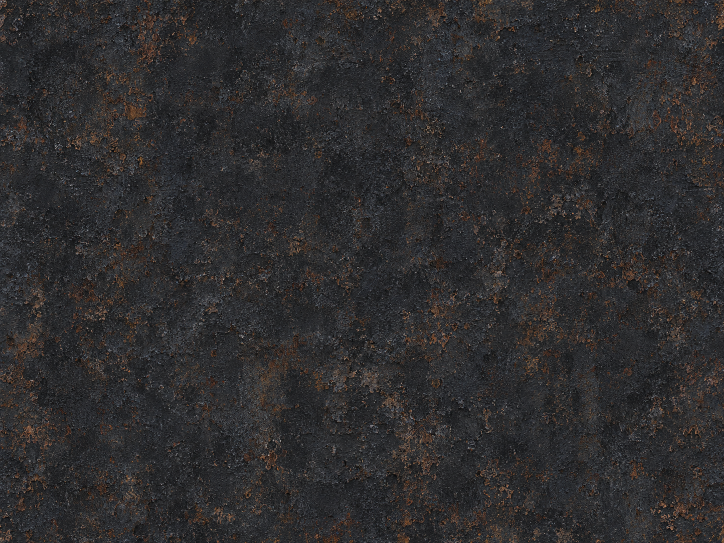
#> input picture Terra61/61_terra_master/modules/carriage/ai_aged_cast_iron.png, 1448 x 1086 px, found by its file name (shown at 1/2 size)
$ python generate_props.py
#> lines starting #> are read from the running program, lines starting #| are printed output that depends on the picture
#!/usr/bin/env python3
"""Create five Y-up metre-scale Victorian station prop modules as embedded GLBs."""
from pathlib import Path
from PIL import Image, ImageDraw, ImageFont
import numpy as np
import trimesh, math, json, shutil

ROOT=Path(__file__).resolve().parent
TEX=ROOT/'textures';TEX.mkdir(exist_ok=True)
IRON_SRC=ROOT.parents[1]/'materials'/'ai_aged_cast_iron.png'
if IRON_SRC.exists():
    # Optimized, visibly equivalent copy of the supplied generated base-color texture.
    Image.open(IRON_SRC).convert('RGB').resize((768,576),Image.Resampling.LANCZOS).save(TEX/'ai_aged_cast_iron_768.png')
elif not (TEX/'ai_aged_cast_iron_768.png').exists():raise FileNotFoundError('ai_aged_cast_iron.png')
RNG=np.random.default_rng(345179)
def noisy(color,noise=5,size=512):
    a=RNG.normal(0,noise,(size,size,1))+RNG.normal(0,2,(size,size,3))+np.array(color)[None,None,:]
    return Image.fromarray(np.clip(a,0,255).astype('uint8'),'RGB')

# Wood: low-frequency directional grain over warm plank color.
im=noisy((123,78,45),5); d=ImageDraw.Draw(im,'RGBA')
#> after `im = noisy((123, 78, 45), 5)`:
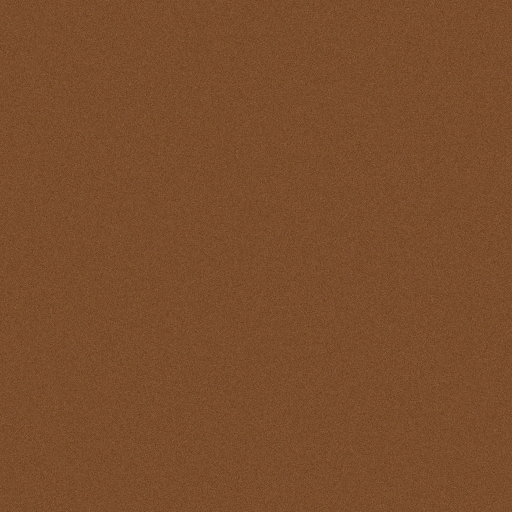
#> im: PIL image 512x512 RGB; mean R, G, B 122.5, 77.5, 44.5
for _ in range(600):
    y=int(RNG.integers(0,512));x=int(RNG.integers(-100,512));w=int(RNG.integers(15,140))
    shade=int(RNG.integers(20,75));d.line((x,y,x+w,y+int(RNG.integers(-1,2))),fill=(55,26,12,shade),width=int(RNG.integers(1,3)))
for _ in range(15):
    x,y=RNG.integers(0,512,2);d.ellipse((int(x)-8,int(y)-2,int(x)+8,int(y)+2),outline=(57,28,13,90),width=1)
#> this loop made 15 passes
#> (x, y) on passes 1 to 12: (433, 20), (35, 431), (29, 81), (253, 403), (46, 152), (67, 20), (138, 239), (305, 232), (467, 264), (392, 347), (10, 201), (465, 308)
im.save(TEX/'wood_grain.png')
im=noisy((91,47,27),7);d=ImageDraw.Draw(im,'RGBA')
#> call 2 of noisy, with color = (91, 47, 27), noise = 7, size = 512
#> in noisy (call 2), `return Image.fromarray(np.clip(a,0,255).astype('uint8'),'RGB')`:
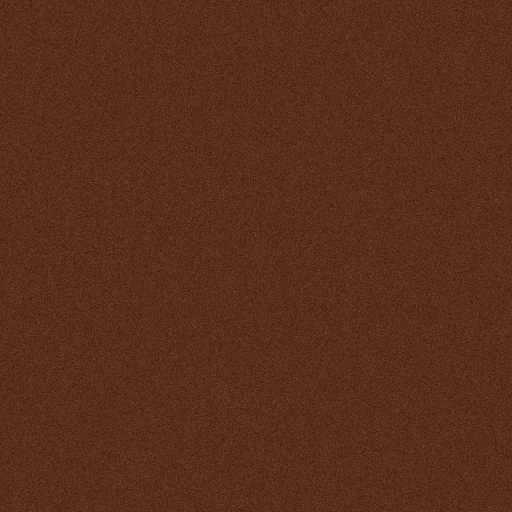
#> returned value: PIL image 512x512 RGB; mean R, G, B 90.5, 46.5, 26.5
for _ in range(160):
    x,y=RNG.integers(0,512,2);d.line((int(x),int(y),int(x)+int(RNG.integers(2,15)),int(y)+int(RNG.integers(-5,6))),fill=(201,136,88,28),width=1)
#> this loop made 160 passes
#> (x, y) on passes 1 to 3: (150, 140), (135, 379), (434, 508)
im.save(TEX/'worn_leather.png')
im=noisy((159,121,65),4);im.save(TEX/'aged_brass.png')
im=noisy((193,175,138),4);im.save(TEX/'stone.png')
im=noisy((60,69,71),4);im.save(TEX/'dark_roof.png')
#> in noisy (call 5), `a=RNG.normal(0,noise,(size,size,1))+RNG.normal(0,2,(size,size,3))+np.a..`:
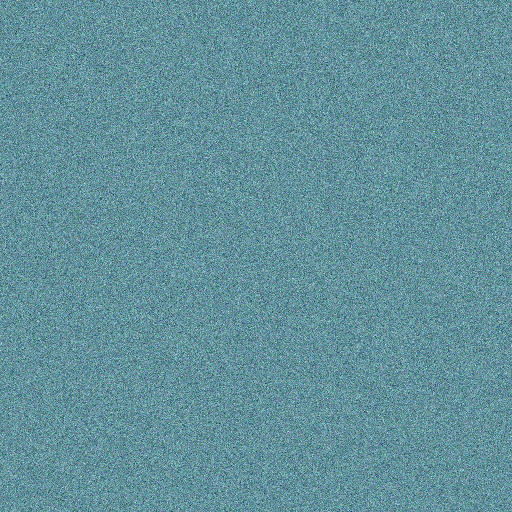
#> a: shape (512, 512, 3) float64; mean of channels 0, 1, 2 60, 69, 71; drawn with min black and max white
#> in noisy (call 5), `return Image.fromarray(np.clip(a,0,255).astype('uint8'),'RGB')`:
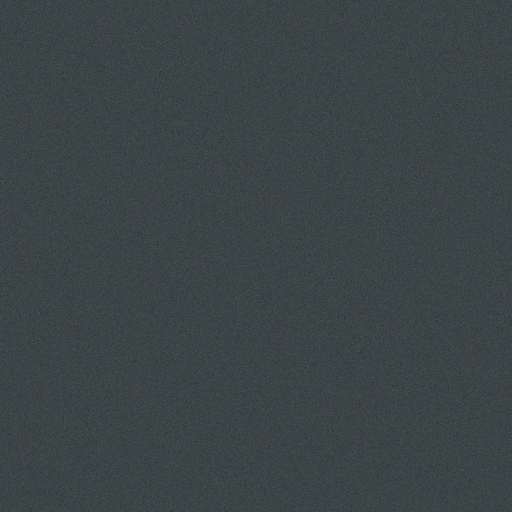
#> returned value: PIL image 512x512 RGB; mean R, G, B 59.5, 68.5, 70.5
# warm frosted pane with a flame painted into each physical lantern pane
im=Image.new('RGB',(256,256));a=np.zeros((256,256,3),dtype='uint8')
#> after `im = Image.new('RGB', (256, 256))`: im: PIL image 256x256 RGB; every value is 0
for y in range(256):
 for x in range(256):
    glow=max(0,1-math.sqrt(((x-128)/125)**2+((y-130)/150)**2));n=RNG.normal(0,1.8)
    a[y,x]=np.clip([162+85*glow+n,116+106*glow+n,56+96*glow+n],0,255)
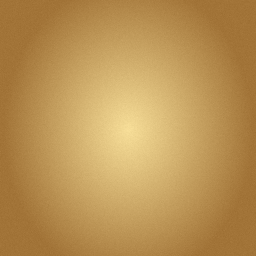
#> a: shape (256, 256, 3); mean of channels 0, 1, 2 186.7, 146.9, 83.9; drawn as R, G, B
im=Image.fromarray(a);d=ImageDraw.Draw(im,'RGBA')
d.polygon([(128,34),(113,91),(111,120),(118,137),(127,141),(139,133),(145,112),(140,91)],fill=(255,245,193,220))
d.polygon([(128,69),(122,103),(123,123),(128,132),(134,122),(135,104)],fill=(255,255,235,235))
im.save(TEX/'lantern_glow.png')
# Painted iron canopy frieze: graphic ornament is intentionally texture, not geometry.
im=Image.new('RGB',(512,128),(37,43,43));d=ImageDraw.Draw(im,'RGBA')
d.line((0,7,511,7),fill=(187,140,73,210),width=3);d.line((0,119,511,119),fill=(187,140,73,180),width=3)
for x in range(0,513,128):
    d.arc((x-65,18,x+65,109),190,350,fill=(181,136,74,200),width=3)
    d.arc((x-34,29,x+34,94),10,250,fill=(181,136,74,200),width=3)
    d.ellipse((x-4,59,x+4,67),fill=(214,173,102,220))
    d.line((x+63,12,x+63,115),fill=(132,111,76,130),width=2)
im.save(TEX/'canopy_frieze.png')
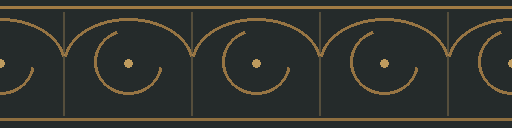
#> saved as canopy_frieze.png: PIL image 512x128 RGB; mean R, G, B 49.3, 51.1, 45.7
# Supplied façade generator made this Roman-numeral face procedurally.
clock_src=ROOT.parent/'facade'/'textures'/'clock_face.png'
if clock_src.exists():shutil.copy2(clock_src,TEX/'clock_face.png')
else:
    im=Image.new('RGB',(512,512),(224,213,185));d=ImageDraw.Draw(im)
    d.ellipse((5,5,507,507),outline=(55,50,41),width=12)
    f=ImageFont.truetype('/usr/share/fonts/truetype/dejavu/DejaVuSerif-Bold.ttf',32)
    for k,s in enumerate(['XII','I','II','III','IV','V','VI','VII','VIII','IX','X','XI']):
        a=math.radians(k*30-90);p=(256+190*math.cos(a),256+190*math.sin(a));d.text(p,s,font=f,fill=(40,38,33),anchor='mm')
    d.line((256,256,177,198),fill=(35,35,31),width=10);d.line((256,256,333,138),fill=(35,35,31),width=7)
    im.save(TEX/'clock_face.png')
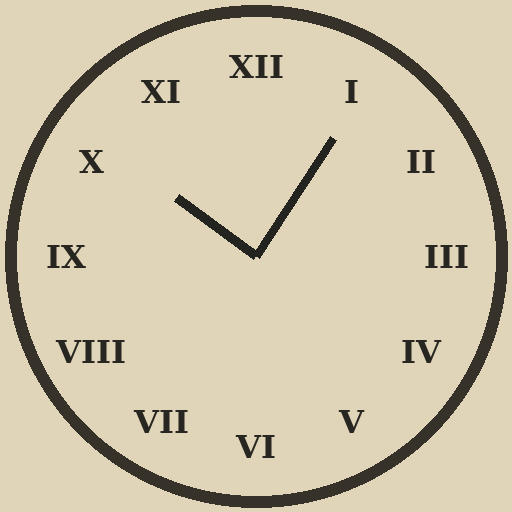
#> saved as clock_face.png: PIL image 512x512 RGB; mean R, G, B 207.3, 197, 170.9

SCALES={'iron':(.8,.8),'brass':(.6,.6),'wood':(1.1,.55),'leather':(.6,.6),'stone':(1,1),'roof':(1.5,1.5),'glow':(1,1),'frieze':(2,.2),'clock':(1,1)}
FILES={'iron':'ai_aged_cast_iron_768.png','wood':'wood_grain.png','leather':'worn_leather.png','brass':'aged_brass.png','stone':'stone.png','roof':'dark_roof.png','glow':'lantern_glow.png','frieze':'canopy_frieze.png','clock':'clock_face.png'}

def norm(v):
    v=np.array(v,dtype=float);return v/np.linalg.norm(v)
class Bank:
    def __init__(self):self.v={};self.f={};self.uv={}
    def add(self,mat,pts,faces,uvs):
        self.v.setdefault(mat,[]);self.f.setdefault(mat,[]);self.uv.setdefault(mat,[]);i=len(self.v[mat]);self.v[mat].extend(pts);self.uv[mat].extend(uvs);self.f[mat].extend([[i+x for x in face] for face in faces])
    def quad(self,mat,pts,uvs=None):
#> called with mat = 'iron'
        if uvs is None:
            n=np.cross(np.subtract(pts[1],pts[0]),np.subtract(pts[2],pts[0]));axis=int(np.argmax(np.abs(n)));indices=[(2,1),(0,2),(0,1)][axis]
            sc=SCALES.get(mat,(1,1));uvs=[(p[indices[0]]/sc[0],p[indices[1]]/sc[1]) for p in pts]
#> after `uvs = [(p[indices[0]] / sc[0], p[indices[1]] / sc[1]) for p in pts]`: uvs = [(-0.312, 0), (-0.312, 0.1), (0.312, 0.1), (0.312, 0)]
        self.add(mat,pts,[(0,1,2),(0,2,3)],uvs)
    def tri(self,mat,pts,uvs):self.add(mat,pts,[(0,1,2)],uvs)
    def box(self,mat,x0,x1,y0,y1,z0,z1):
        if min(x1-x0,y1-y0,z1-z0)<1e-6:return
        self.quad(mat,[(x0,y0,z0),(x0,y1,z0),(x1,y1,z0),(x1,y0,z0)])
        self.quad(mat,[(x1,y0,z1),(x1,y1,z1),(x0,y1,z1),(x0,y0,z1)])
        self.quad(mat,[(x0,y0,z1),(x0,y1,z1),(x0,y1,z0),(x0,y0,z0)])
        self.quad(mat,[(x1,y0,z0),(x1,y1,z0),(x1,y1,z1),(x1,y0,z1)])
        self.quad(mat,[(x0,y1,z0),(x0,y1,z1),(x1,y1,z1),(x1,y1,z0)])
        self.quad(mat,[(x0,y0,z1),(x0,y0,z0),(x1,y0,z0),(x1,y0,z1)])
    def lathe(self,mat,cx,cz,rings,n=12):
        for (y0,r0),(y1,r1) in zip(rings[:-1],rings[1:]):
            for i in range(n):
                a=2*math.pi*i/n;b=2*math.pi*(i+1)/n
                ps=[(cx+r0*math.cos(a),y0,cz+r0*math.sin(a)),(cx+r1*math.cos(a),y1,cz+r1*math.sin(a)),(cx+r1*math.cos(b),y1,cz+r1*math.sin(b)),(cx+r0*math.cos(b),y0,cz+r0*math.sin(b))]
                self.quad(mat,ps,[(i/n,y0), (i/n,y1),((i+1)/n,y1),((i+1)/n,y0)])
    def rod(self,mat,p0,p1,r=.02,n=8):
        p0=np.array(p0,float);p1=np.array(p1,float);d=norm(p1-p0);ref=np.array([0.,1.,0.]) if abs(d[1])<.9 else np.array([1.,0.,0.]);e1=norm(np.cross(d,ref));e2=norm(np.cross(d,e1))
        for i in range(n):
            a=2*math.pi*i/n;b=2*math.pi*(i+1)/n;v0=r*(math.cos(a)*e1+math.sin(a)*e2);v1=r*(math.cos(b)*e1+math.sin(b)*e2)
            self.quad(mat,[p0+v0,p1+v0,p1+v1,p0+v1],[(i/n,0),(i/n,1),((i+1)/n,1),((i+1)/n,0)])
    # [24 lines left out: functions ring_z, face_z, ring_x, not called in this run]
    def polyline(self,mat,pts,r=.02,n=6):
        for a,b in zip(pts[:-1],pts[1:]):self.rod(mat,a,b,r,n)
    def export(self,name):
        scene=trimesh.Scene(base_frame='world')
        for mat in self.v:
            material=trimesh.visual.material.PBRMaterial(name=mat,baseColorTexture=Image.open(TEX/FILES[mat]),metallicFactor=.6 if mat in ['iron','brass','frieze'] else 0,roughnessFactor=.85,doubleSided=True,emissiveFactor=np.array([.28,.13,.025]) if mat=='glow' else None)
            mesh=trimesh.Trimesh(vertices=np.asarray(self.v[mat],np.float32),faces=np.asarray(self.f[mat],np.int64),process=False)
            mesh.visual=trimesh.visual.TextureVisuals(uv=np.asarray(self.uv[mat],np.float32),material=material)
            mesh.update_faces(mesh.area_faces>1e-10);mesh.remove_unreferenced_vertices();_=mesh.vertex_normals
            scene.add_geometry(mesh,geom_name=mat,node_name=mat)
        path=ROOT/(name+'.glb');path.write_bytes(scene.export(file_type='glb'))
        loaded=trimesh.load(path,force='scene',process=False)
        summary={'file':name+'.glb','bounds_m':np.round(loaded.bounds,5).tolist(),'triangles':sum(len(m.faces) for m in loaded.geometry.values()),'vertices':sum(len(m.vertices) for m in loaded.geometry.values()),'materials':list(loaded.geometry)}
        print(json.dumps(summary),flush=True)
        return summary

stats={}
# 1. Free-standing gas lamp: square pedestal, fluted pole, tapered 4-sided lantern.
b=Bank()
b.box('iron',-.25,.25,0,.08,-.25,.25);b.box('iron',-.21,.21,.08,.16,-.21,.21)
b.box('iron',-.17,.17,.16,.52,-.17,.17);b.box('iron',-.20,.20,.52,.60,-.20,.20)
for z in [-.174,.174]:b.box('brass',-.115,.115,.22,.24,z-.003,z+.003)
#> this loop made 2 passes
b.lathe('iron',0,0,[(.60,.16),(.66,.17),(.73,.11),(.83,.105),(2.26,.075),(2.37,.11),(2.44,.14),(2.52,.10),(2.58,.08)],12)
for j in range(8):
 a=2*math.pi*j/8;b.rod('iron',(.086*math.cos(a),.82,.086*math.sin(a)),(.062*math.cos(a),2.27,.062*math.sin(a)),.009,6)
b.lathe('brass',0,0,[(.66,.14),(.69,.14),(.72,.11)],12)
b.lathe('iron',0,0,[(2.56,.09),(2.61,.14),(2.66,.14)],12)
# Lantern sides taper toward the lower platform. The glowing pane is opaque and textured.
y0,y1=2.64,3.15;bottom=.19;top=.30
for side in range(4):
 a=side*math.pi/2+math.pi/4;c=(side+1)*math.pi/2+math.pi/4
 def corner(rad,ang,y):return (rad*math.cos(ang),y,rad*math.sin(ang))
 p0=corner(bottom,a,y0);p1=corner(top,a,y1);p2=corner(top,c,y1);p3=corner(bottom,c,y0)
 b.quad('glow',[p0,p1,p2,p3],[(0,0),(0,1),(1,1),(1,0)])
 b.rod('iron',p0,p1,.018,6);b.rod('iron',p0,p3,.016,6);b.rod('iron',p1,p2,.018,6)
b.lathe('iron',0,0,[(3.15,.33),(3.20,.33),(3.24,.27),(3.34,.10),(3.38,.08)],4)
b.lathe('brass',0,0,[(3.38,.09),(3.43,.09),(3.49,.045),(3.56,0)],10)
stats['station_lamp']=b.export('station_lamp')
#> (the run stopped early here; a loop or call above may not have finished)

$ run again, with Terra61/61_terra_master/modules/carriage/burgundy_wood.png copied over Terra61/61_terra_master/modules/carriage/ai_aged_cast_iron.png
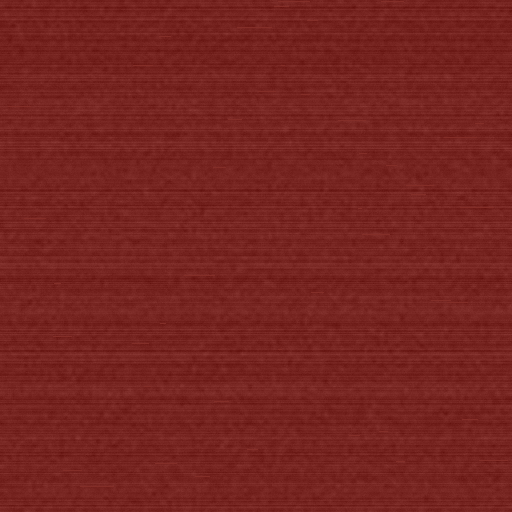
#> input picture Terra61/61_terra_master/modules/carriage/burgundy_wood.png, 512 x 512 px, found by its file name
#> `Image.open(IRON_SRC).convert('RGB').resize((768,576),Image.Resampling...`:
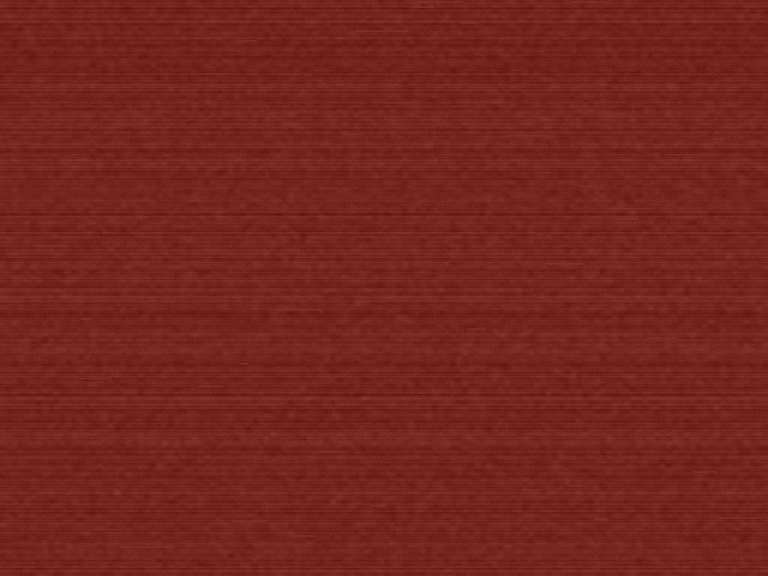
#> saved as ai_aged_cast_iron_768.png: PIL image 768x576 RGB; mean R, G, B 118, 36, 32
#> the loop `for _ in range(15):` made 15 passes
#> (x, y) on passes 1 to 8: (433, 20), (35, 431), (29, 81), (253, 403), (46, 152), (67, 20), (138, 239), (305, 232)
#> the loop `for _ in range(160):` made 160 passes
#> (x, y) on passes 1 to 3: (150, 140), (135, 379), (434, 508)
#> uvs = [(-0.312, 0), (-0.312, 0.1), (0.312, 0.1), (0.312, 0)]
#> the loop `for z in [-.174,.174]:b.box('brass',-.115,.115,.22,.24,z-.003,z+.003)` made 2 passes

$ run again, with Terra61/61_terra_master/modules/carriage/dark_wood.png copied over Terra61/61_terra_master/modules/carriage/ai_aged_cast_iron.png
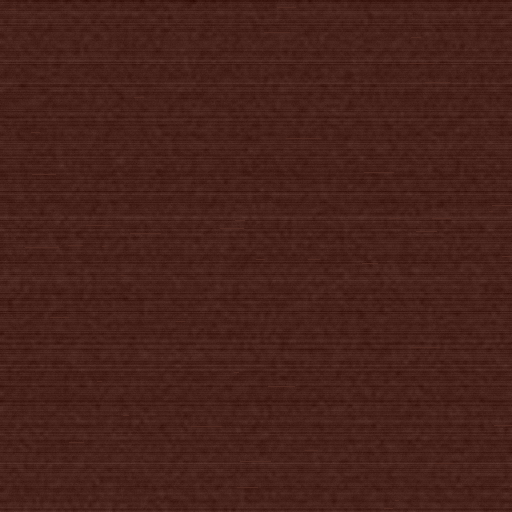
#> input picture Terra61/61_terra_master/modules/carriage/dark_wood.png, 512 x 512 px, found by its file name
#> `Image.open(IRON_SRC).convert('RGB').resize((768,576),Image.Resampling...`:
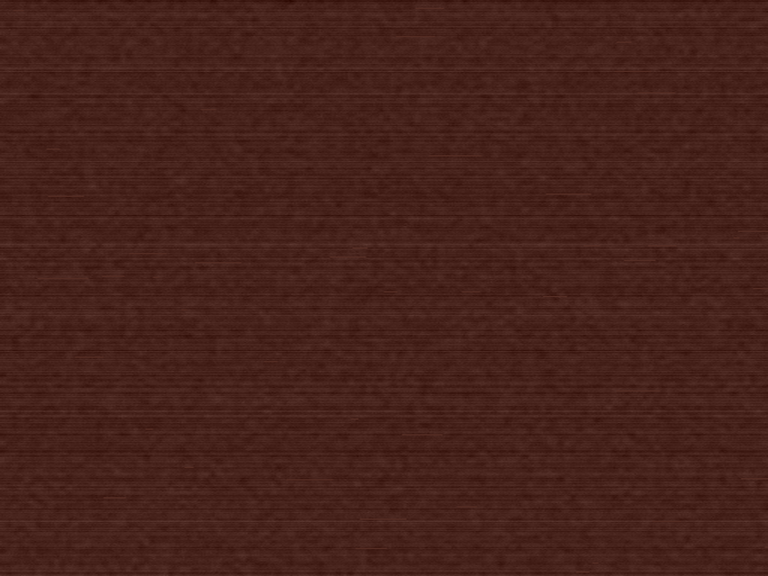
#> saved as ai_aged_cast_iron_768.png: PIL image 768x576 RGB; mean R, G, B 69.9, 33.9, 26.9
#> the loop `for _ in range(15):` made 15 passes
#> (x, y) on passes 1 to 8: (433, 20), (35, 431), (29, 81), (253, 403), (46, 152), (67, 20), (138, 239), (305, 232)
#> the loop `for _ in range(160):` made 160 passes
#> (x, y) on passes 1 to 3: (150, 140), (135, 379), (434, 508)
#> uvs = [(-0.312, 0), (-0.312, 0.1), (0.312, 0.1), (0.312, 0)]
#> the loop `for z in [-.174,.174]:b.box('brass',-.115,.115,.22,.24,z-.003,z+.003)` made 2 passes
